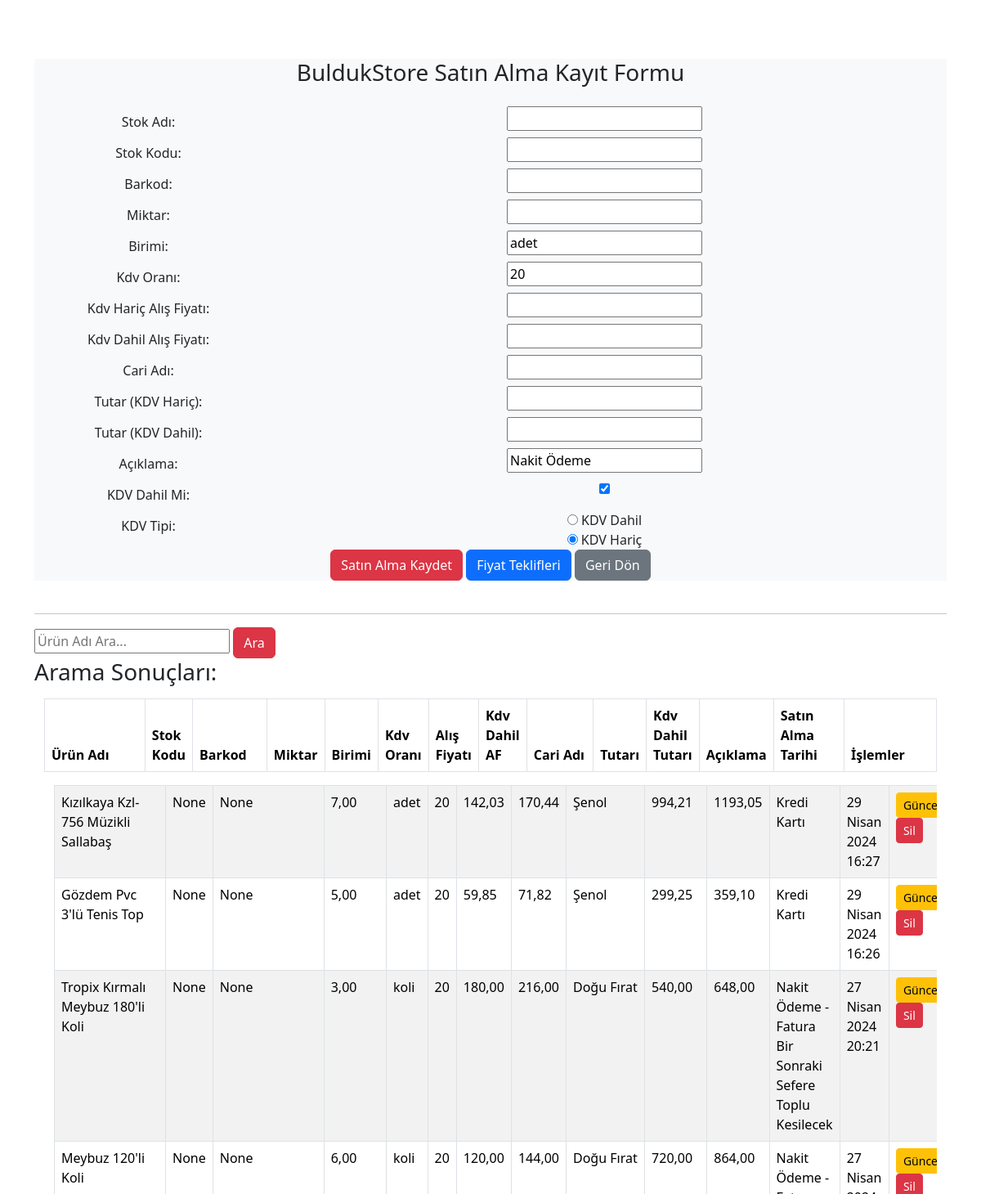
Page /satinalma/alisekle/ (signed in) on the committed database.
### satinalma/models.py (models this page shows, shortened)
class SatinAlma(models.Model):
    stok_adi = models.CharField(max_length=255, verbose_name="Stok Adı")
    stok_kodu = models.CharField(max_length=50, unique=True, null=True, blank=True, verbose_name="Stok Kodu")
    barkod = models.CharField(max_length=50, unique=True, null=True, blank=True, verbose_name="Barkod")
    miktar = models.DecimalField(max_digits=10, decimal_places=2, verbose_name="Miktar")
    birimi = models.CharField(max_length=255, default="adet", verbose_name="Birimi")
    kdv_orani = models.CharField(max_length=20, default="20", verbose_name="Kdv Oranı")
    kdvhalis_fiyati = models.DecimalField(max_digits=10, decimal_places=2, blank=True, null=True, verbose_name="Kdv Hariç Alış Fiyatı")
    kdvdalis_fiyati = models.DecimalField(max_digits=10, decimal_places=2, blank=True, null=True, verbose_name="Kdv Dahil Alış Fiyatı")
    cari_adi = models.CharField(max_length=255, verbose_name="Cari Adı")
    tutari_kdvharic = models.DecimalField(max_digits=15, decimal_places=2, blank=True, null=True, verbose_name="Tutar (KDV Hariç)")
    tutari_kdvdahil = models.DecimalField(max_digits=15, decimal_places=2, blank=True, null=True, verbose_name="Tutar (KDV Dahil)")
    aciklama = models.CharField(max_length=2550, verbose_name="Açıklama", default="Nakit Ödeme")
    created_date = models.DateTimeField(auto_now_add=True, verbose_name="Oluşturulma Tarihi")
    class Meta:
        verbose_name = "Satın Alma"
        verbose_name_plural = "Satın Alma"
    kdv_dahil = models.BooleanField(default=True, verbose_name="KDV Dahil Mi")

### onmuhasebe/views.py (the view, shortened to what this page needs)
# urls.py: path('satinalma/alisekle/', alisekle, name='alisekle'),
def alisekle(request):
    keyword = request.GET.get("keyword")
    if keyword:
        satinalma_list = SatinAlma.objects.filter(stok_adi__contains=keyword).order_by('-id')
    else:
        satinalma_list = SatinAlma.objects.all().order_by('-id')
    form = SatinAlmaForm()
    context = {
        'form': form,
        'satinalma_list': satinalma_list,
    }
    return render(request, 'alisekle.html', context)

### satinalma/forms.py
class SatinAlmaForm(forms.ModelForm):
    class Meta:
        model = SatinAlma
        fields = '__all__'
    kdv_tipi = forms.ChoiceField(
        choices=[('kdv_dahil', 'KDV Dahil'), ('kdv_haric', 'KDV Hariç')],
        widget=forms.RadioSelect,
        initial='kdv_haric',
        label='KDV Tipi'
    )

### templates/alisekle.html (shortened to what this page needs)
{% extends "layout.html" %}
{% block body %}
{% if user.is_authenticated %}
<br><br><br>
<div class="jumbotron bg-light text-center">
    <h3 class="mb-4">BuldukStore Satın Alma Kayıt Formu</h3>
    <div class="container">
        <form method="post" class="form-horizontal">
            {% for field in form %}
                <div class="form-group row">
                    <label class="col-sm-3 col-form-label">{{ field.label_tag }}</label>
                    <div class="col-sm-9">
                        {{ field }}
                    </div>
                </div>
            {% endfor %}
            <div class="form-group row justify-content-center">
                <div class="col-sm-6">
                    <button type="submit" class="btn btn-danger btn-block">Satın Alma Kaydet</button>
                    <button type="button" class="btn btn-primary" data-bs-toggle="modal" data-bs-target="#priceListModal">
  Fiyat Teklifleri
</button>
                    <a href="{% url 'dashboard' %}" class="btn btn-secondary btn-block">Geri Dön</a>
                </div>
            </div>
        </form>
    </div>
</div>
<br>
<hr>
<div class="row">
    <div class="col-lg-8">
        <form method="GET">
            <input type="text" name="keyword" class="input-sm" maxlength="64" placeholder="Ürün Adı Ara...">
            <button type="submit" class="btn btn-danger">Ara</button>
        </form>
        {% if satinalma_list %}
            <h3>Arama Sonuçları:</h3>
        {% else %}
            <p>Sonuç bulunamadı.</p>
        {% endif %}
    </div>
</div>
<div class="container">
    <div class="table-responsive">
    <table class="table table-bordered table-striped">
    <thead>
            <tr>
                <th scope="col" style="width: 160px;">Ürün Adı</th>
                <th scope="col" style="width: 20px;">Stok Kodu</th>
                <th scope="col" style="width: 100px;">Barkod</th>
                <th scope="col" style="width: 20px;">Miktar</th>
                <th scope="col" style="width: 20px;">Birimi</th>
                <th scope="col" style="width: 20px;">Kdv Oranı</th>
                <th scope="col" style="width: 20px;">Alış Fiyatı</th>
                <th scope="col" style="width: 20px;">Kdv Dahil AF</th>
                <th scope="col"style="width: 100px;">Cari Adı</th>
                <th scope="col" style="width: 20px;">Tutarı</th>
                <th scope="col" style="width: 20px;">Kdv Dahil Tutarı</th>
                <th scope="col" style="width: 50px;">Açıklama</th>
                <th scope="col"style="width: 100px;">Satın Alma Tarihi</th>
                <th scope="col" style="width: 130px;">İşlemler</th>
            </tr>
        </thead>
    </table>
    <div class="container" style="max-height: 500px; overflow-y: auto;">
        <table class="table table-bordered table-striped">
            <thead class="thead-dark">
        <tbody>
            {% for satinalma in satinalma_list %}
                <tr>
                    <td>{{ satinalma.stok_adi }}</td>
                    <td>{{ satinalma.stok_kodu }}</td>
                    <td>{{ satinalma.barkod }}</td>
                    <td>{{ satinalma.miktar }}</td>
                    <td>{{ satinalma.birimi }}</td>
                    <td>{{ satinalma.kdv_orani }}</td>
                    <td>{{ satinalma.kdvhalis_fiyati }}</td>
                    <td>{{ satinalma.kdvdalis_fiyati }}</td>
                    <td>{{ satinalma.cari_adi }}</td>
                    <td>{{ satinalma.tutari_kdvharic }}</td>
                    <td>{{ satinalma.tutari_kdvdahil }}</td>
                    <td>{{ satinalma.aciklama }}</td>
                    <td>{{ satinalma.created_date}}</td>
                    <td>
                        <a href="{% url 'update_alislar' id=satinalma.id %}" class="btn btn-sm btn-warning">Güncelle</a>
                        <a href="{% url 'delete_alislar' id=satinalma.id %}" class="btn btn-sm btn-danger delete-btn">Sil</a>
                    </td>
                </tr>
            {% endfor %}
        </tbody>
    </table>
</div>
{% else %}
    <script>window.location.href = "{% url 'index' %}";</script>
{% endif %}
{% endblock body %}

### templates/layout.html (shortened to what this page needs)
<!DOCTYPE html>
<html lang="en">
<head>
    {% load static %}
    <link rel="stylesheet" href="{% static 'css/bootstrap.min.css' %}">
</head>
<body>
<div class="container">
    {% block body %}
    {% endblock body %}
</div>
</body>
</html>

### rows in the picture
SatinAlma: stok_adi "Kızılkaya Kzl-756 Müzikli Sallabaş", stok_kodu "None", barkod "None", miktar "7,00", birimi "adet", kdv_orani "20", kdvhalis_fiyati "142,03", kdvdalis_fiyati "170,44", cari_adi "Şenol", tutari_kdvharic "994,21", tutari_kdvdahil "1193,05", aciklama "Kredi Kartı", created_date "29 Nisan 2024 16:27"
SatinAlma: stok_adi "Gözdem Pvc 3'lü Tenis Top", stok_kodu "None", barkod "None", miktar "5,00", birimi "adet", kdv_orani "20", kdvhalis_fiyati "59,85", kdvdalis_fiyati "71,82", cari_adi "Şenol", tutari_kdvharic "299,25", tutari_kdvdahil "359,10", aciklama "Kredi Kartı", created_date "29 Nisan 2024 16:26"
SatinAlma: stok_adi "Tropix Kırmalı Meybuz 180'li Koli", stok_kodu "None", barkod "None", miktar "3,00", birimi "koli", kdv_orani "20", kdvhalis_fiyati "180,00", kdvdalis_fiyati "216,00", cari_adi "Doğu Fırat", tutari_kdvharic "540,00", tutari_kdvdahil "648,00", aciklama "Nakit Ödeme - Fatura Bir Sonraki Sefere Toplu Kesilecek", created_date "27 Nisan 2024 20:21"
SatinAlma: stok_adi "Meybuz 120'li Koli", stok_kodu "None", barkod "None", miktar "6,00", birimi "koli", kdv_orani "20", kdvhalis_fiyati "120,00", kdvdalis_fiyati "144,00", cari_adi "Doğu Fırat", tutari_kdvharic "720,00", tutari_kdvdahil "864,00", aciklama "Nakit Ödeme -…", created_date "27 Nisan…"

### other values in the picture
{{ field.label_tag }} "Stok Adı:" "Stok Kodu:" "Barkod:" "Miktar:" "Birimi:" "Kdv Oranı:" "Kdv Hariç Alış Fiyatı:" "Kdv Dahil Alış Fiyatı:" "Cari Adı:" "Tutar (KDV Hariç):" "Tutar (KDV Dahil):" "Açıklama:" "KDV Dahil Mi:" "KDV Tipi:"
